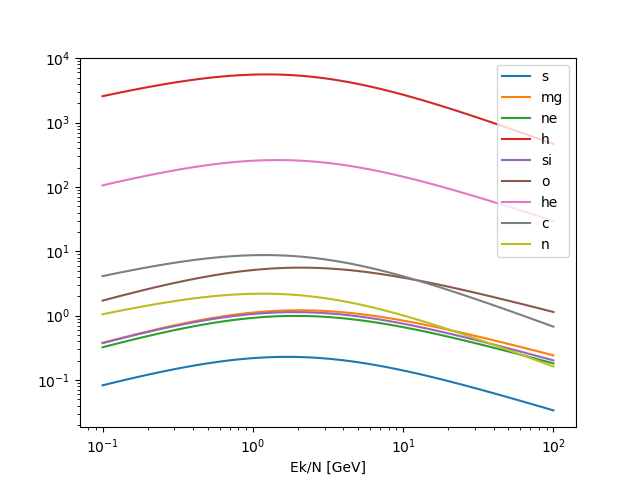

The Python source for this figure:
import grcrfit.physics as ph
import grcrfit.crfluxes as crf
import numpy as np
import matplotlib.pyplot as plt

E=np.logspace(-1,2,num=50)
print(ph.LIS_DICT)

for key in ph.LIS_DICT:
    if key=='1h': continue
    plt.plot(E,E*E*crf.flux_spl_IS(ph.LIS_DICT[key], 
            ph.E_to_p(E*1000.*ph.M_DICT[key], ph.M_DICT[key]), ph.M_DICT[key]),label=key)
plt.xlabel("Ek/N [GeV]")
plt.xscale('log')
plt.yscale('log')
plt.legend()
plt.savefig('./test_LIS.png')
plt.clf()
